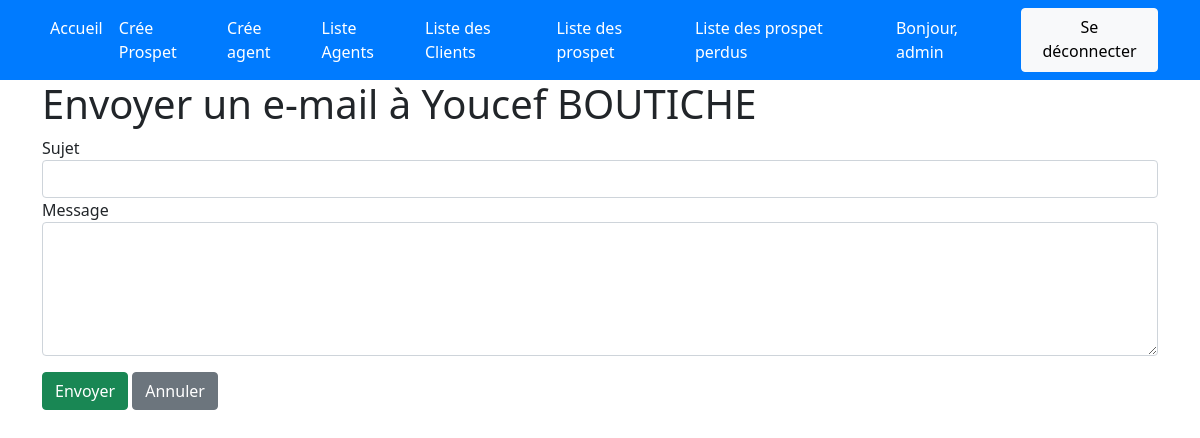
The page /send-email/8 (signed in) on the database as committed earlier.
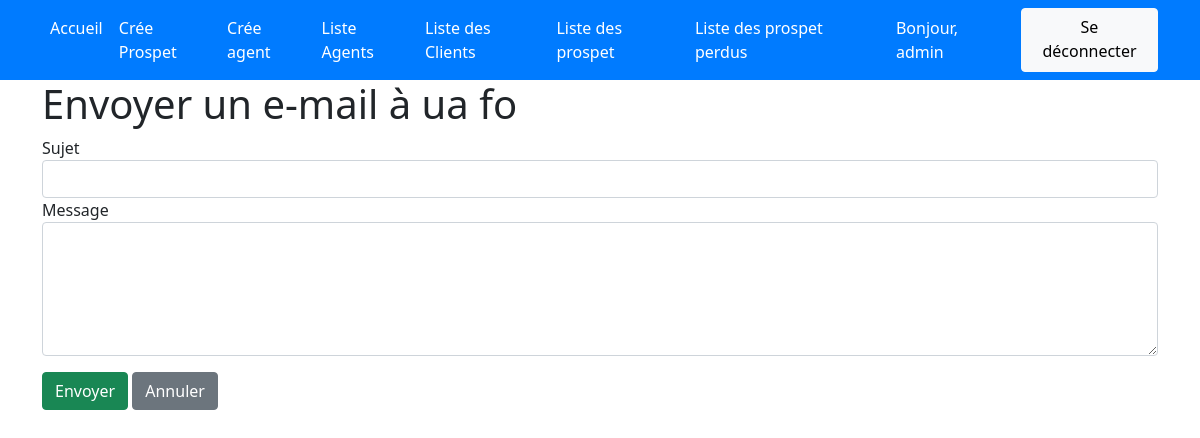
The same page on the database as committed later.
### crm_app/models.py (models this page shows, shortened)
class Lead(models.Model):
    SOURCE_CHOICES = (
        ('Youtube','Youtube'),
        ('Google','Goole'),
        ('Newsletter','Newsletter'),
        ('Facebook','Facebook'),
        ('Instagram','Instagram'),
        ('TikTok','TikTok'),
    )
    first_name = models.CharField(max_length=255)
    last_name = models.CharField(max_length=255)
    phone_number = PhoneNumberField()
    email = models.EmailField(validators=[EmailValidator()])
    age = models.IntegerField(null=True, blank=True)
    price = models.DecimalField(max_digits=10,decimal_places=2,default=0)
    phoned = models.BooleanField(default=False)
    source = models.CharField(choices=SOURCE_CHOICES,max_length=100)
    profile_picture = models.ImageField(null=True, blank=True,upload_to='leads/')
    file_field = models.FileField(null=True, blank=True,upload_to='documents/')
    agent = models.ForeignKey(Agent,on_delete=models.CASCADE)
    created_at = models.DateTimeField(auto_now_add=True)

### crm_app/views.py (the view, shortened to what this page needs)
# urls.py: path('send-email/<pk>',send_email_to_lead,name="send_email"),
@login_required
def send_email_to_lead(request,pk):
    lead= Lead.objects.get(id=pk)
    context = {
        'lead':lead,
    }
    return render(request,'leads/send_email.html',context)

### crm_app/templates/leads/send_email.html (shortened to what this page needs)
{% extends "base.html" %}
{% block content %}
<div class="container">
    <h1>Envoyer un e-mail à {{ lead.first_name }} {{ lead.last_name }}</h1>
    <form method="POST">
        <div class="form-group">
            <label for="subject">Sujet</label>
            <input type="text" class="form-control" id="subject" name="subject" required>
        </div>
        <div class="form-group">
            <label for="message">Message</label>
            <textarea class="form-control" id="message" name="message" rows="5" required></textarea>
        </div>
        <button type="submit" class="btn btn-success mt-3">Envoyer</button>
        <a href="{% url 'details_page' lead.id %}" class="btn btn-secondary mt-3">Annuler</a>
    </form>
</div>
{% endblock content %}

Rows that differ between the two databases and show on the page:
changed Lead: first_name "Youcef" → "ua"; last_name "BOUTICHE" → "fo"
